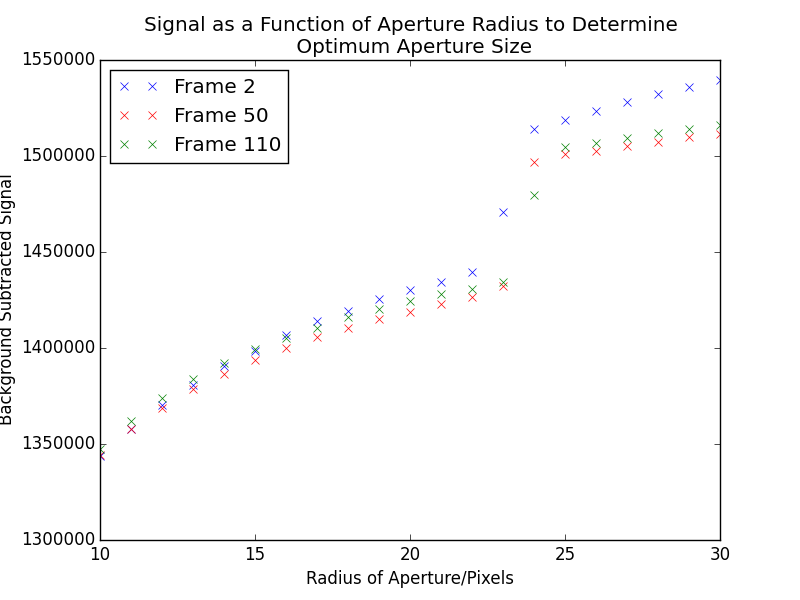

Write Python code to recreate this figure.
'''
Project: Exoplanetary Detection and Characterisation
Supervisor: Dr. Edward L Gomez

Author: Tomas James

Script: Aperture Determination for WASP-22 b
'''

from numpy import *
from matplotlib.pyplot import *

# Read in data
aperture = genfromtxt('aperture.txt', dtype = 'float')
aperture2 = genfromtxt('aperture2.txt', dtype = 'float')
aperture3 = genfromtxt('aperture3.txt', dtype = 'float')

# Populate arrays with values
signal = aperture[where(aperture==1)[0],6]
background = aperture[where(aperture==2)[0],6]
radius = aperture[where(aperture==1)[0],8]

signal2 = aperture2[where(aperture2==1)[0],6]
background2 = aperture2[where(aperture2==2)[0],6]
radius2 = aperture2[where(aperture2==1)[0],8]

signal3 = aperture3[where(aperture3==1)[0],6]
background3 = aperture3[where(aperture3==2)[0],6]
radius3 = aperture3[where(aperture3==1)[0],8]

# Determine measured flux
flux = zeros(len(signal))
flux2 = zeros(len(signal))
flux3 = zeros(len(signal))

for i in range(0, len(flux)):
    flux[i] = signal[i] - background[i]
    flux2[i] = signal2[i] - background2[i]
    flux3[i] = signal3[i] - background3[i]

# Plot Data
figure(1)
plot(radius, flux, 'bx', label='Frame 2')
plot(radius, flux2, 'rx', label = 'Frame 50')
plot(radius, flux3, 'gx', label = 'Frame 110')
xlabel('Radius of Aperture/Pixels')
ylabel('Background Subtracted Signal')
title('Signal as a Function of Aperture Radius to Determine \n Optimum Aperture Size')
legend(loc='best')
savefig('aperture.png')